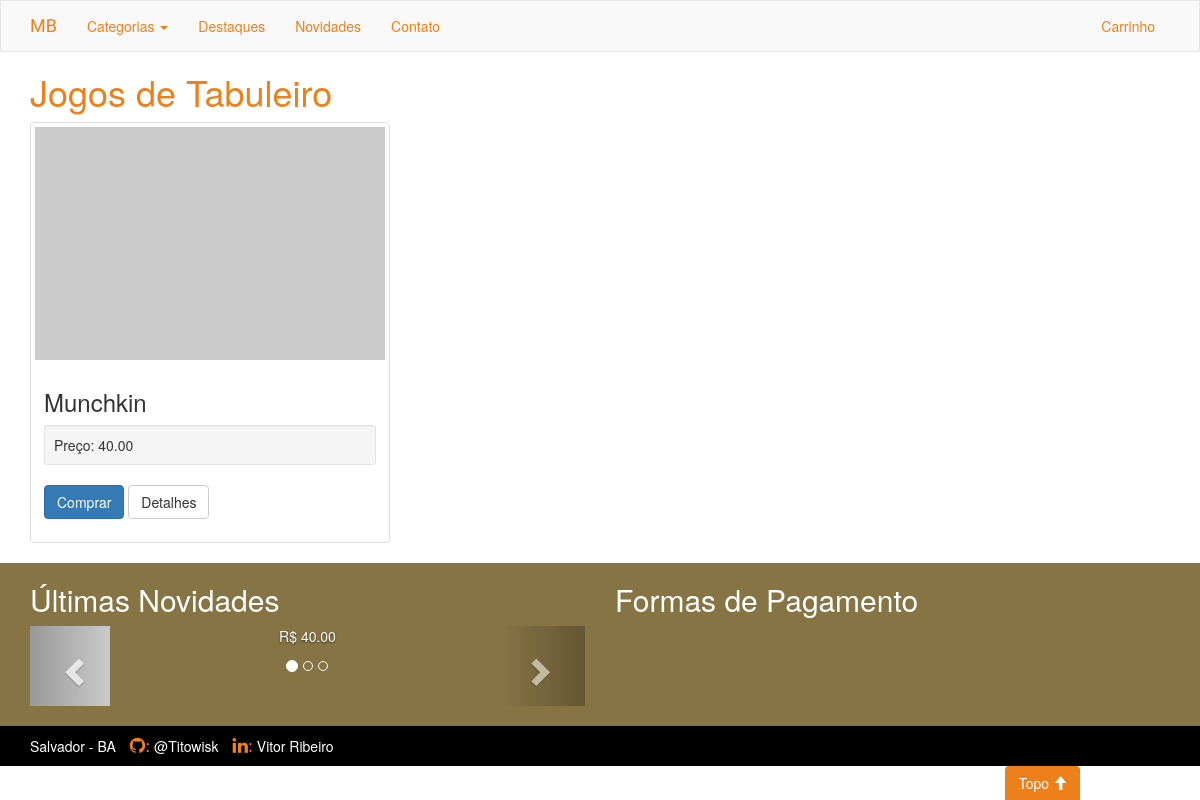
The app's page /categoria/jogos-de-tabuleiro/ with its own data.
### catalog/models.py (models this page shows)
class Category(models.Model):
    name = models.CharField('Nome', max_length=100)
    slug = models.SlugField('Identificador', max_length=100)
    created = models.DateTimeField('Criado em', auto_now_add=True)
    modified = models.DateTimeField('Modificado em', auto_now=True)
    class Meta:
        verbose_name = 'Categoria'
        verbose_name_plural = 'Categorias'
        ordering = ['name']
    def __str__(self):
        return self.name
    def get_absolute_url(self):
        return reverse('catalog:products', kwargs={'slug': self.slug})

class Products(models.Model):
    name = models.CharField('Nome', max_length=30)
    slug = models.SlugField('Identificador', max_length=30)
    category = models.ForeignKey('catalog.Category', on_delete= models.CASCADE, verbose_name='Categoria' )
    description = models.TextField('Descrição', blank=True)
    quantity = models.PositiveIntegerField('Quantidade', )
    price = models.DecimalField('Preço',max_digits=7, decimal_places=2)
    created = models.DateTimeField('Criado em',auto_now_add=True)
    modified = models.DateTimeField('Modificado em', auto_now=True)
    class Meta:
        verbose_name = 'Produto'
        verbose_name_plural = 'Produtos'
        ordering = ['name']
    def __str__(self):
        return self.name
    def product_detail_url(self):
        return reverse('catalog:product_detail', kwargs={'slug': self.slug})
    """
    def lowest_prices(self):
        low_price_list = Products.objects.order_by('price')
        return low_price_list
    """

### catalog/views.py (the view)
class ProductsView(ListView):
    template_name = "catalog/products_section.html"
    context_object_name = 'category_list'
    def get_queryset(self):
        category = get_object_or_404(Category, slug=self.kwargs['slug'])
        return Products.objects.filter(category=category)
    def get_context_data(self, **kwargs):
        context = super(ProductsView, self).get_context_data(**kwargs)
        context['current_category'] = get_object_or_404(Category, slug=self.kwargs['slug'])
        return context

### catalog/context_processors.py (called while the page is built)
def categories(request):
    return {'categories': Category.objects.all()}

def latest_products(request):
    latest_products = Products.objects.order_by('created').reverse()[:3]
    return {'latest_products': latest_products}

### catalog/templates/catalog/products_section.html (shortened to what this page needs)
{% extends "base.html" %}
{% block content %}
<section id="products">
    <div class="container">
        <h1>{{current_category}}</h1>
        <div class="row">
            {% if category_list.count > 0 %}
                {% for product in category_list %}
                <div class="col-sm-6 col-md-4">
                    <div class="thumbnail">
                        <a href="{{ product.product_detail_url }}">
                            <img src="https://dummyimage.com/600x400/000/fff" alt="...">
                        </a>
                        <div class="caption">
                            <h3>{{product}}</h3>
                            <div class="well well-sm">Preço: {{product.price}}</div>
                            <p>
                                <a href="#" class="btn btn-primary" role="button">Comprar</a>
                                <a href="{{ product.product_detail_url }}" class="btn btn-default" role="button">Detalhes</a>
                            </p>
                        </div>
                    </div>
                </div>
                {% endfor %}
            {% else %}
            <div class="container">
                <div class="alert alert-info" role="alert">
                    Esgotaram os produtos desta categoria, aguarde novidades
                </div>
            </div>
            {% endif %}
        </div>
    </div>
</section>
{% endblock %}

### core/templates/base.html (shortened to what this page needs)
<!DOCTYPE html>
{% load static %}
<html lang="pt-br">
<head>
    <link href="{% static 'bootstrap3/css/bootstrap.min.css' %}" rel="stylesheet">
    <link rel="stylesheet" type="text/css" href="{% static 'css/style.css' %}">
    <link rel="stylesheet"
    href="https://cdnjs.cloudflare.com/ajax/libs/font-awesome/4.7.0/css/font-awesome.min.css">
</head>
<body>
    <header id="about">
        <nav class="navbar navbar-default">
            <div class="container">
                <div class="navbar-header">
                    <a class="navbar-brand" href="{% url 'index' %}">MB</a>
                </div>
                <div class="collapse navbar-collapse" id="menu">
                    <ul class="nav navbar-nav">
                        <li class="dropdown">
                        <a href="#" class="dropdown-toggle" data-toggle="dropdown" role="button"
                        aria-haspopup="true" aria-expanded="false">Categorias <span class="caret"></span></a>
                        </li>
                        <li><a href="{% url 'catalog:highLight' %}">Destaques</a></li>
                        <li><a href="#newestProducts">Novidades</a></li>
                        <li><a href="{% url 'contact' %}">Contato</a></li>
                    </ul>
                    <ul class="nav navbar-nav navbar-right">
                            <li><a href="#">Carrinho</a></li>
                    </ul>
                </div>
            </div>
        </nav>
    </header>
    <aside id="back-top">
        <a href="#about">
            <button type="button" class="btn btn-primary">Topo <span class="glyphicon glyphicon-arrow-up"></span></button>
        </a>
    </aside>
    {% block content %}{% endblock %}
    <footer>
        <div id="footer-top">
            <div class="container">
                <div class="row">
                    <section id="newestProducts" class="col-sm-6 col-md-6">
                        <h2>Últimas Novidades</h2>
                        <div id="carousel-products" class="carousel slide" data-ride="carousel">
                            <ol class="carousel-indicators">
                                <li data-target="#carousel-products" data-slide-to="0" class="active"></li>
                                <li data-target="#carousel-products" data-slide-to="1"></li>
                                <li data-target="#carousel-products" data-slide-to="2"></li>
                            </ol>
                            <div class="carousel-inner" role="listbox">
                                {% for p in latest_products  %}
                                    {% if forloop.first %}
                                        <div class="item active">
                                            <img  class="img-responsive" src="https://dummyimage.com/16:9x1080" alt="...">
                                            <div class="carousel-caption">
                                                <p>R$ {{p.price}}</p>
                                            </div>
                                        </div>
                                    {% endif %}
                                {% endfor %}
                            </div>
                            <a class="left carousel-control" href="#carousel-products" role="button" data-slide="prev">
                                <span class="glyphicon glyphicon-chevron-left" aria-hidden="true"></span>
                            </a>
                            <a class="right carousel-control" href="#carousel-products" role="button" data-slide="next">
                                <span class="glyphicon glyphicon-chevron-right" aria-hidden="true"></span>
                            </a>
                        </div>
                    </section>
                    <section id="payments_methods" class="col-sm-6 col-md-6">
                        <h2>Formas de Pagamento</h2>
                    </section>
                </div>
            </div>
        </div>
        <div id="footer-bottom">
            <div class="container">
                <ul id="social">
                    <li>
                        Salvador - BA
                    </li>
                    <li>
                        <i class="fa fa-github" style="font-size:18px;color:#ED801A">:</i>
                        <a href="https://github.com/Titowisk">
                            @Titowisk
                        </a>
                    </li>
                    <li>
                        <i class="fa fa-linkedin" style="font-size:18px;color:#ED801A">:</i>
                        <a href="https://www.linkedin.com/in/vitor-ribeiro-6b82a980/">
                            Vitor Ribeiro
                        </a>
                    </li>
                </ul>
            </div>
        </div>
    </footer>
</body>
</html>

### core/static/css/style.css (style rules this page uses)
body, html { height: 100%; }
h1 { color: #ED801A; }
#back-top { position: fixed; right: 10%; bottom: 0px; z-index: 9999; }
#back-top .btn { background-color: #ED801A; border-color: transparent; border-bottom-left-radius: 0; border-bottom-right-radius: 0; }
.navbar { border-radius: 0; margin-bottom: 0; }
.navbar-default .navbar-brand { color: #ED801A; }
.navbar-default .navbar-nav>li>a { color: #ED801A; }
.banner-welcome h1, .navbar-brand { color: #fff; font-family: 'Chelsea Market', cursive; }
footer { color: #fff; }
#footer-top { background-color: #877445; padding-bottom: 20px; }
#footer-bottom { background-color: #000; padding-top: 10px; }
#footer-bottom ul { padding-left: 0px; }
#footer-bottom li { display: inline-block; padding-right: 10px; }
#footer-bottom a { color: #fff; }

### records on screen
Category: name "Jogos de Tabuleiro"
Products: name "Munchkin", price "40.00"
